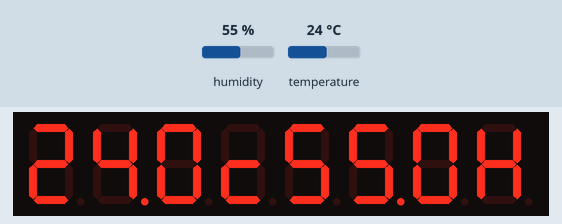
Recording of a sketch running on a simulated Arduino Uno, built with avr-gcc and run on an emulated ATmega328P. On the bench: 8-digit seven-segment display. The inputs (shaded band) are chosen by the test bench; at power-on: humidity 55 %, temperature 24 °C. What the sketch prints to the serial monitor is not drawn.

Above: at 1.2 s.
1.3 s: humidity set to 22 %
At 2.5 s:
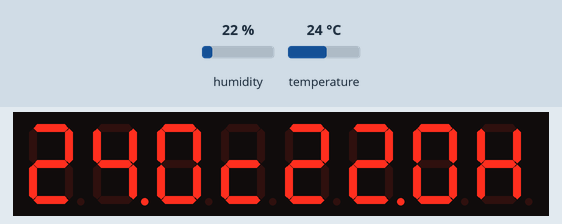
2.8 s: temperature set to 12 °C
At 4.0 s:
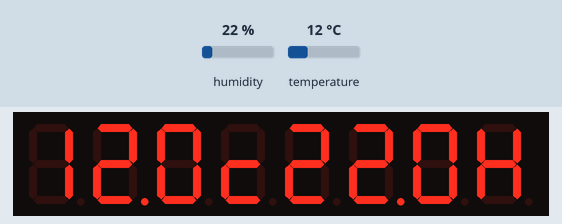
4.3 s: humidity set to 40 %
At 4.8 s:
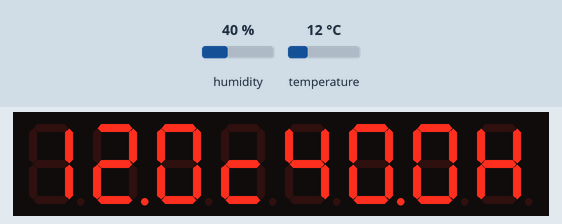
5.8 s: temperature set to 19 °C
At 6.2 s:
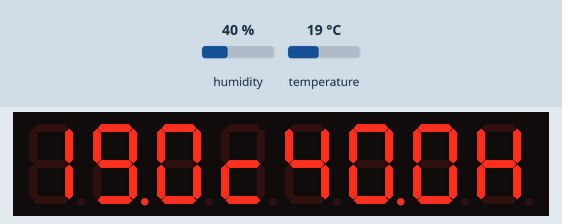
Timing chart, 0 to 6.7 s (numbered marks = the images above; inputs shaded):
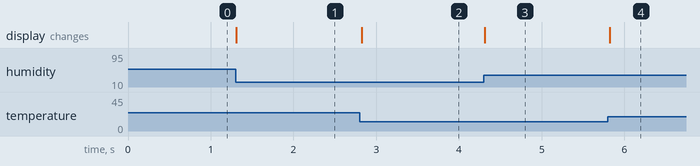

Measured:
- after the input at 1.3 s, the display: changes at once (image 1)
- after the input at 2.8 s, the display: changes at once (image 2)
- after the input at 4.3 s, the display: changes at once (image 3)
- after the input at 5.8 s, the display: changes at once (image 4)

The sketch:

lab5_1.ino
```cpp
#include <SimpleDHT.h>
#include "LedControl.h"
LedControl lc=LedControl(5,18,19,1);
unsigned long delaytime=250;
int pinDHT22 = 4;
SimpleDHT22 dht22;

void setup() {
  Serial.begin(115200);
  Serial.println();
  Serial.println("Status\tHumidity (%)\tTemperature (C)\t(F)\tHeatIndex (C)\t(F)");
  lc.shutdown(0,false);
  lc.setIntensity(0,8);
  lc.clearDisplay(0);
}

void loop() {
  Serial.println("=================================");
  Serial.println("Sample DHT22...");


  float temperature = 0;
  float humidity = 0;
  int err = SimpleDHTErrSuccess;
  if ((err = dht22.read2(pinDHT22, &temperature, &humidity, NULL)) != SimpleDHTErrSuccess) {
    Serial.print("Read DHT22 failed, err="); Serial.println(err);delay(2000);
    return;
  }

  Serial.print("Sample OK: ");
  Serial.print((float)temperature); Serial.print(" *C, ");
  Serial.print((float)humidity); Serial.println(" RH%");

  float t= temperature;
  int c3 = (t-int(t))/0.1;
  int c2 = int(t)%10;t=t/10;
  int c1 = int(t)%10;
  Serial.println(temperature);
  Serial.println(c1);
  Serial.println(c2);
  Serial.println(c3);
  lc.setDigit(0,7,c1,false);
  lc.setDigit(0,6,c2,true);
  lc.setDigit(0,5,c3,false);
  lc.setChar(0, 4,'c',false);
  float h= humidity;
  int h3 = (h-int(h))/0.1;
  int h2 = int(h)%10;h=h/10;
  int h1 = int(h)%10;
  Serial.println(humidity);
  Serial.println(h1);
  Serial.println(h2);
  Serial.println(h3);
  lc.setDigit(0,3,h1,false);
  lc.setDigit(0,2,h2,true);
  lc.setDigit(0,1,h3,false);
  lc.setChar(0, 0,'H',false);

}
```
